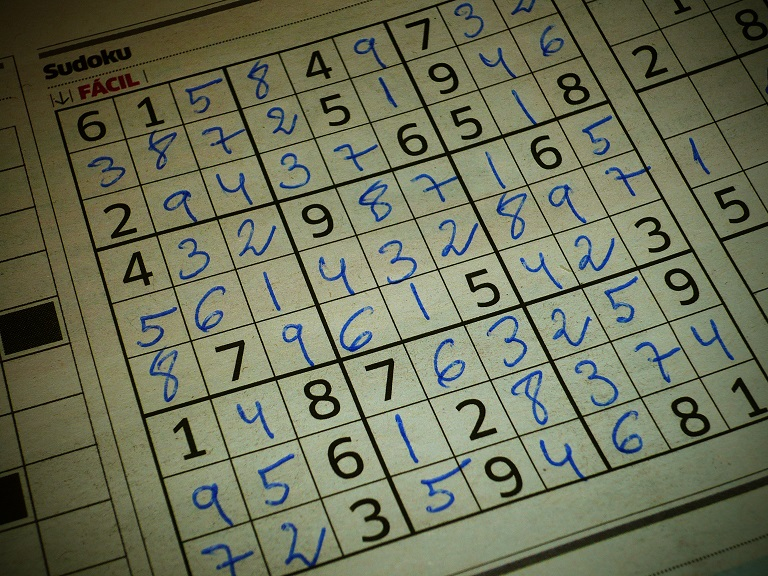
#> input picture cv2learn/images/soduku.jpg, 768 x 576 px
$ jupyter execute Hough_Lines.ipynb   (shell and % lines are left out)
#> lines starting #> are read from the running program, lines starting #| are printed output that depends on the picture; after the words box and inside, x2 and y2 are one past the last pixel; in counts of white or black regions, pixels touching at a corner belong together
# Line Detection - Using Hough Lines
cv2.HoughLines(binarized/thresholded image, 𝜌 accuracy, 𝜃 accuracy, threshold)

Threshold here is the minimum vote for it to be considered a line

[cell 1]
import cv2
import numpy as np

image = cv2.imread('images/soduku.jpg')
#> image is the input picture: shape (576, 768, 3); mean B, G, R 88.5, 112.9, 108.9

#Grayscale and canny edges extracted
gray = cv2.cvtColor(image,cv2.COLOR_BGR2GRAY)
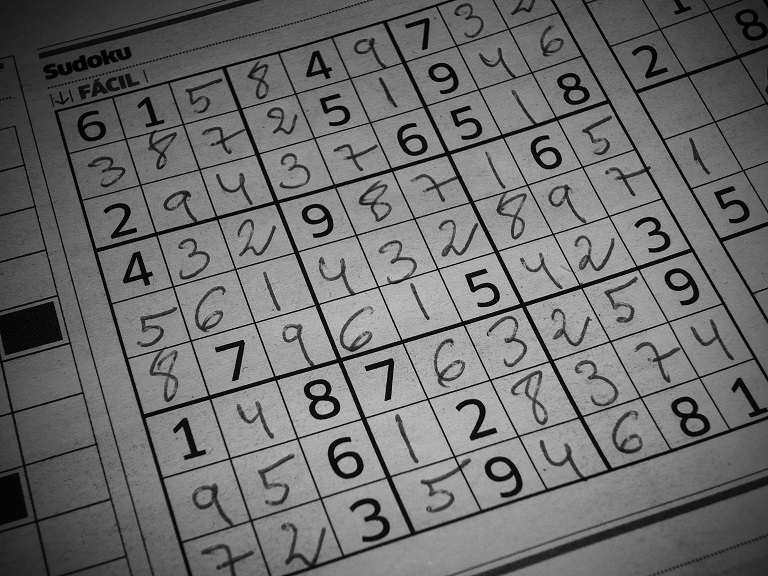
#> gray: shape (576, 768); min 0, max 210, mean 108.9
edges = cv2.Canny(gray, 100, 170, apertureSize = 3)
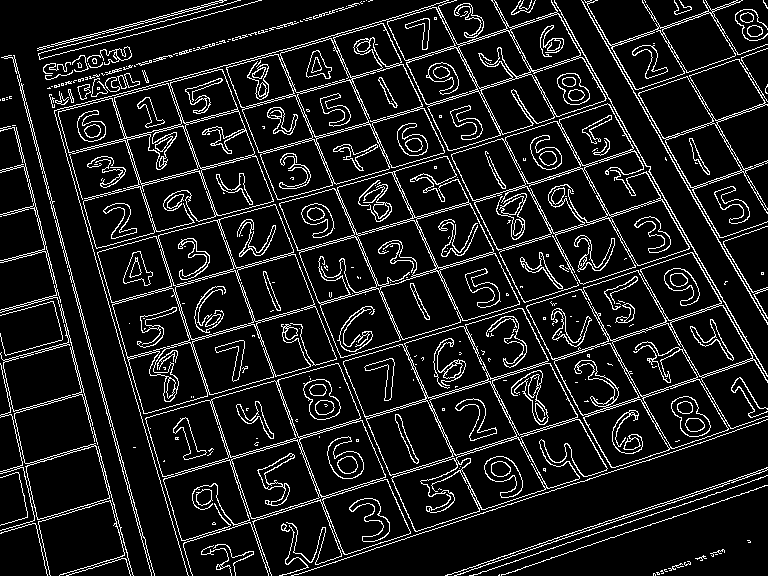
#> edges: shape (576, 768); 10.8% white in thin lines or dots
cv2.imshow("canny",edges)
cv2.waitKey()

# Run HoughLines using a rho accuracy of 1 pixel
# theta accuracy of np.pi / 180 which is 1 degree
# Our line threshold is set to 240 (number of points on line)

lines = cv2.HoughLines(edges,1,np.pi/180,300)
#> lines = [[4, 2.88], [2, 2.88], [637, 1.26], [-77, 2.83], [507, 1.27], [-476, 2.62], [505, 1.27], [-130, 2.79], [379, 1.29]]

# We iterate through each line and convert it to the format
# required by cv.lines (i.e. requiring end points)
for rho,theta in lines[0]:
    a = np.cos(theta)
    b = np.sin(theta)
    x0 = a*rho
    y0 = b*rho
    x1 = int(x0 + 1000 * (-b))
    y1 = int(y0 + 1000 * (a))
    x2 = int(x0 - 1000 * (-b))
    y2 = int(y0 - 1000 * (a))
    cv2.line(image, (x1, y1), (x2, y2), (255, 0, 0), 2)
#> this loop made 1 pass
#> (rho, theta, a, b, x0, y0, x1, y1) on pass 1: (4, 2.88, -0.966, 0.259, -3.86, 1.04, -262, -964)
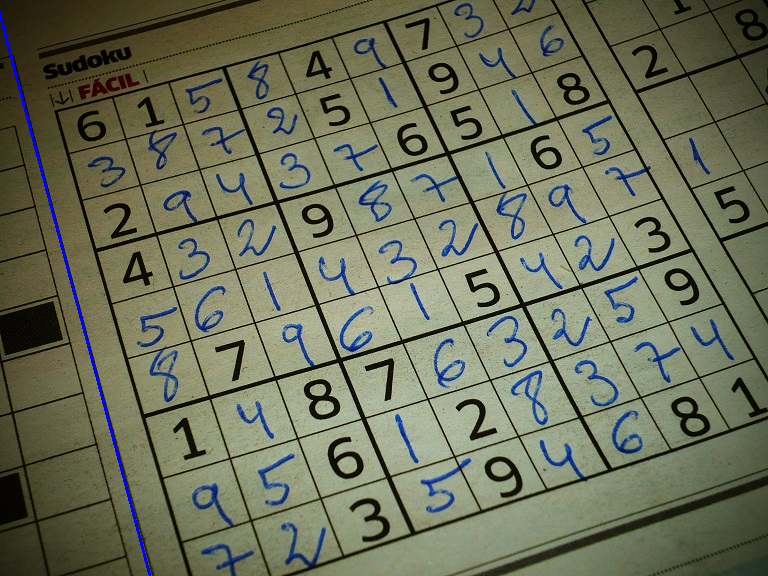
#> image: shape (576, 768, 3); 0.37% of pixels changed, all inside (x1, y1, x2, y2) = (0, 11, 151, 576)

cv2.imshow('Hough Lines', image)
cv2.waitKey(0)
cv2.destroyAllWindows()

### Probabilistic hough Lines

cv2.HoughLinesP(binarized image, 𝜌 accuracy, 𝜃 accuracy, threshold, minimum line length, max line gap)

[cell 2]
import cv2
import numpy as np

#grayScale and canny edges extracted
image = cv2.imread('images/soduku.jpg')
gray = cv2.cvtColor(image,cv2.COLOR_BGR2GRAY)
edges = cv2.Canny(gray,50,150,apertureSize = 3)
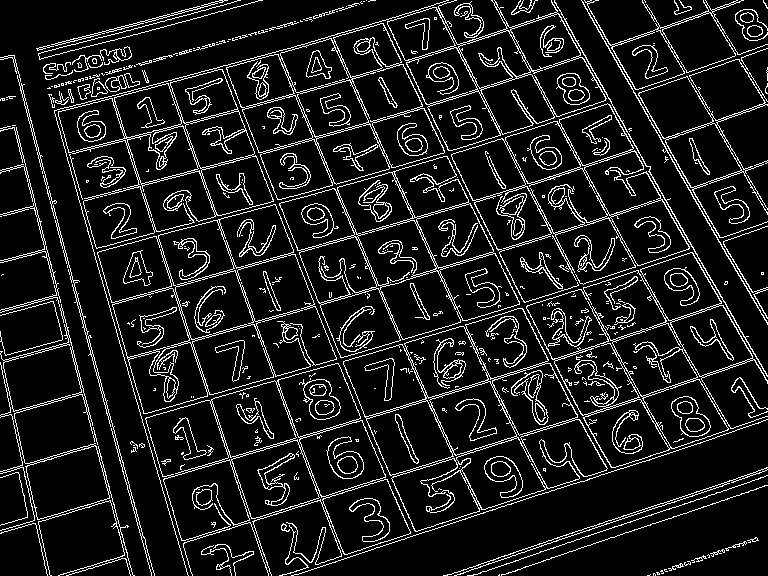
#> edges: shape (576, 768); 11.2% white in thin lines or dots

cv2.imshow("canny image 2",edges)
cv2.waitKey(0)

# Again we use the same rho and theta accuracies However, we specify a minimum
# vote (pts along line) of 100  and Min line length of 5 pixels and max gap between lines of 10 pixels

lines = cv2.HoughLinesP(edges,1,np.pi/180,200,100,10)
#> lines = 174 rows, first 6: [165, 258, 174, 285], [113, 427, 122, 462], [30, 125, 34, 142], [696, 444, 716, 437], [121, 121, 134, 163], [400, 408, 424, 401]
print(lines.shape)
#| (174, 1, 4)

for x1,y1,x2,y2 in lines[0]:
    cv2.line(image, (x1,y1),(x2,y2),(0,255,0),2)
#> this loop made 1 pass
#> image: shape (576, 768, 3); 0.02% of pixels changed, all inside (x1, y1, x2, y2) = (164, 257, 176, 287)

cv2.imshow('Probabilistic Hough Lines',image)
cv2.waitKey(0)
cv2.destroyAllWindows()

$ run again, with cv2learn/images/Hillary.jpg copied over cv2learn/images/soduku.jpg
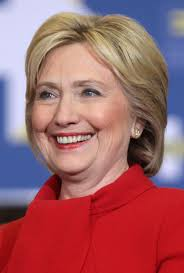
#> input picture cv2learn/images/Hillary.jpg, 184 x 273 px
#> image is the input picture: shape (273, 184, 3); mean B, G, R 104.2, 98.1, 159.7
#> `edges = cv2.Canny(gray, 100, 170, apertureSize = 3)`:
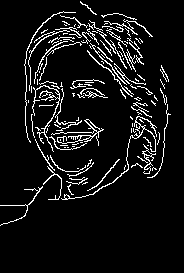
#> edges: shape (273, 184); 7.7% white in thin lines or dots, all inside (x1, y1, x2, y2) = (0, 1, 171, 226)
#> lines = None
#> `edges = cv2.Canny(gray,50,150,apertureSize = 3)`:
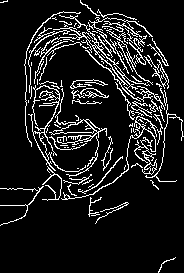
#> edges: shape (273, 184); 11% white in thin lines or dots
